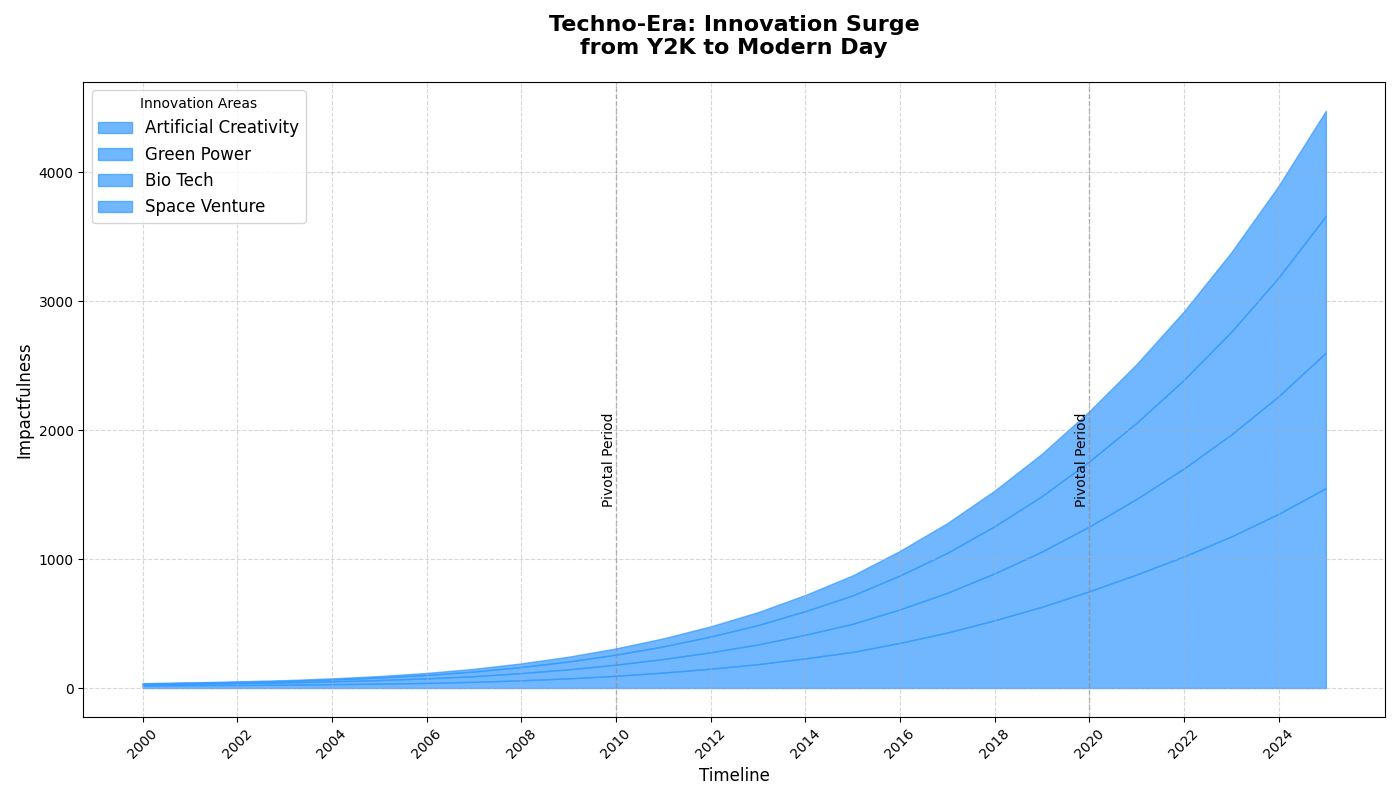

Write Python code to recreate this figure.
import matplotlib.pyplot as plt
import numpy as np

years = np.arange(2000, 2026)
ai_innovation = np.array([20, 22, 24, 26, 30, 34, 40, 48, 60, 75, 95, 120, 150, 185, 230, 280, 350, 430, 525, 630, 750, 880, 1020, 1175, 1350, 1550])
renewable_energy = np.array([10, 12, 15, 18, 22, 28, 35, 44, 56, 70, 86, 105, 127, 153, 183, 218, 260, 308, 364, 428, 502, 586, 682, 790, 912, 1050])
biotechnology = np.array([5, 6, 8, 11, 15, 20, 27, 36, 47, 61, 78, 98, 122, 150, 183, 220, 263, 310, 365, 430, 505, 590, 687, 797, 920, 1060])
space_exploration = np.array([3, 4, 5, 6, 8, 11, 15, 21, 28, 37, 48, 62, 79, 100, 125, 155, 190, 230, 276, 328, 388, 455, 530, 615, 710, 815])

fig, ax = plt.subplots(figsize=(14, 8))

# Use a single consistent color (#3399ff) for all data groups
ax.fill_between(years, ai_innovation, label='Artificial Creativity', color='#3399ff', alpha=0.7)
ax.fill_between(years, ai_innovation + renewable_energy, ai_innovation, label='Green Power', color='#3399ff', alpha=0.7)
ax.fill_between(years, ai_innovation + renewable_energy + biotechnology, ai_innovation + renewable_energy, label='Bio Tech', color='#3399ff', alpha=0.7)
ax.fill_between(years, ai_innovation + renewable_energy + biotechnology + space_exploration, ai_innovation + renewable_energy + biotechnology, label='Space Venture', color='#3399ff', alpha=0.7)

ax.set_title("Techno-Era: Innovation Surge\nfrom Y2K to Modern Day", fontsize=16, weight='bold', pad=20)
ax.set_xlabel("Timeline", fontsize=12)
ax.set_ylabel("Impactfulness", fontsize=12)
ax.set_xticks(years[::2])
ax.tick_params(axis='x', rotation=45)
ax.grid(True, linestyle='--', alpha=0.5)

ax.legend(loc='upper left', fontsize=12, title="Innovation Areas")

highlight_years = [2010, 2020]
for year in highlight_years:
    ax.axvline(x=year, color='gray', linestyle='--', linewidth=1, alpha=0.5)
    ax.text(year, 1400, 'Pivotal Period', rotation=90, verticalalignment='bottom', horizontalalignment='right')

plt.tight_layout()

plt.show()
